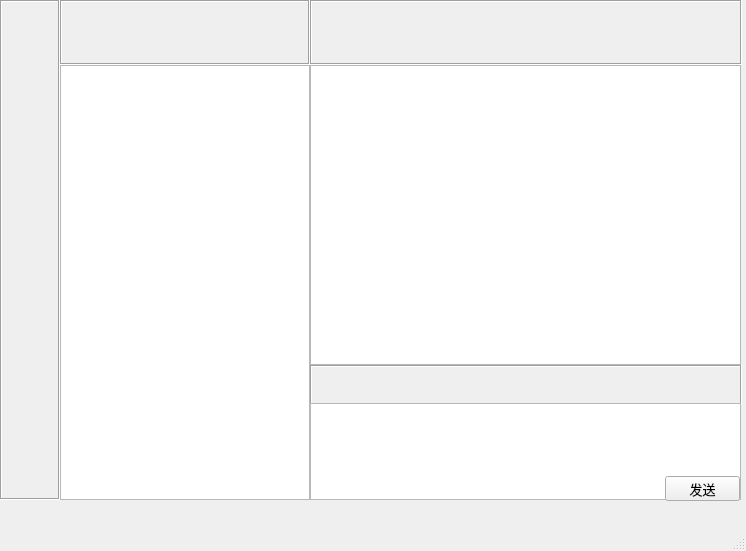
<?xml version="1.0" encoding="UTF-8"?>
<ui version="4.0">
 <class>MainWindow</class>
 <widget class="QMainWindow" name="MainWindow">
  <property name="geometry">
   <rect>
    <x>0</x>
    <y>0</y>
    <width>746</width>
    <height>551</height>
   </rect>
  </property>
  <property name="windowTitle">
   <string>MainWindow</string>
  </property>
  <widget class="QWidget" name="centralwidget">
   <widget class="QLabel" name="label">
    <property name="geometry">
     <rect>
      <x>0</x>
      <y>0</y>
      <width>60</width>
      <height>500</height>
     </rect>
    </property>
    <property name="frameShape">
     <enum>QFrame::Box</enum>
    </property>
    <property name="frameShadow">
     <enum>QFrame::Sunken</enum>
    </property>
    <property name="text">
     <string/>
    </property>
    <property name="pixmap">
     <pixmap resource="resourceFile.qrc">:/bar.jpg</pixmap>
    </property>
   </widget>
   <widget class="QLabel" name="label_2">
    <property name="geometry">
     <rect>
      <x>60</x>
      <y>0</y>
      <width>250</width>
      <height>65</height>
     </rect>
    </property>
    <property name="frameShape">
     <enum>QFrame::Box</enum>
    </property>
    <property name="frameShadow">
     <enum>QFrame::Sunken</enum>
    </property>
    <property name="text">
     <string/>
    </property>
    <property name="pixmap">
     <pixmap resource="resourceFile.qrc">:/search.jpg</pixmap>
    </property>
   </widget>
   <widget class="QPushButton" name="searchPushButton">
    <property name="geometry">
     <rect>
      <x>74</x>
      <y>25</y>
      <width>191</width>
      <height>26</height>
     </rect>
    </property>
    <property name="text">
     <string/>
    </property>
    <property name="flat">
     <bool>true</bool>
    </property>
   </widget>
   <widget class="QTableWidget" name="userListTableWidget">
    <property name="geometry">
     <rect>
      <x>60</x>
      <y>65</y>
      <width>250</width>
      <height>435</height>
     </rect>
    </property>
    <property name="font">
     <font>
      <family>微软雅黑</family>
      <pointsize>14</pointsize>
     </font>
    </property>
    <property name="selectionMode">
     <enum>QAbstractItemView::SingleSelection</enum>
    </property>
    <property name="selectionBehavior">
     <enum>QAbstractItemView::SelectRows</enum>
    </property>
    <property name="showGrid">
     <bool>false</bool>
    </property>
    <attribute name="horizontalHeaderVisible">
     <bool>false</bool>
    </attribute>
    <attribute name="horizontalHeaderDefaultSectionSize">
     <number>250</number>
    </attribute>
    <attribute name="verticalHeaderVisible">
     <bool>false</bool>
    </attribute>
   </widget>
   <widget class="QLabel" name="userLabel">
    <property name="geometry">
     <rect>
      <x>311</x>
      <y>1</y>
      <width>121</width>
      <height>62</height>
     </rect>
    </property>
    <property name="font">
     <font>
      <family>黑体</family>
      <pointsize>16</pointsize>
     </font>
    </property>
    <property name="text">
     <string/>
    </property>
   </widget>
   <widget class="QLabel" name="label_3">
    <property name="geometry">
     <rect>
      <x>310</x>
      <y>0</y>
      <width>432</width>
      <height>65</height>
     </rect>
    </property>
    <property name="frameShape">
     <enum>QFrame::Box</enum>
    </property>
    <property name="frameShadow">
     <enum>QFrame::Sunken</enum>
    </property>
    <property name="text">
     <string/>
    </property>
    <property name="pixmap">
     <pixmap resource="resourceFile.qrc">:/title.jpg</pixmap>
    </property>
   </widget>
   <widget class="QTextBrowser" name="chatTextBrowser">
    <property name="geometry">
     <rect>
      <x>310</x>
      <y>65</y>
      <width>431</width>
      <height>300</height>
     </rect>
    </property>
   </widget>
   <widget class="QPushButton" name="transPushButton">
    <property name="geometry">
     <rect>
      <x>350</x>
      <y>375</y>
      <width>31</width>
      <height>23</height>
     </rect>
    </property>
    <property name="text">
     <string/>
    </property>
    <property name="flat">
     <bool>true</bool>
    </property>
   </widget>
   <widget class="QLabel" name="label_5">
    <property name="geometry">
     <rect>
      <x>310</x>
      <y>365</y>
      <width>432</width>
      <height>40</height>
     </rect>
    </property>
    <property name="frameShape">
     <enum>QFrame::Box</enum>
    </property>
    <property name="frameShadow">
     <enum>QFrame::Sunken</enum>
    </property>
    <property name="text">
     <string/>
    </property>
    <property name="pixmap">
     <pixmap resource="resourceFile.qrc">:/tool.jpg</pixmap>
    </property>
   </widget>
   <widget class="QTextEdit" name="chatTextEdit">
    <property name="geometry">
     <rect>
      <x>310</x>
      <y>403</y>
      <width>431</width>
      <height>97</height>
     </rect>
    </property>
   </widget>
   <widget class="QPushButton" name="sendPushButton">
    <property name="geometry">
     <rect>
      <x>665</x>
      <y>476</y>
      <width>75</width>
      <height>25</height>
     </rect>
    </property>
    <property name="font">
     <font>
      <family>微软雅黑</family>
      <pointsize>10</pointsize>
     </font>
    </property>
    <property name="text">
     <string>发送</string>
    </property>
   </widget>
  </widget>
  <widget class="QMenuBar" name="menubar">
   <property name="geometry">
    <rect>
     <x>0</x>
     <y>0</y>
     <width>746</width>
     <height>25</height>
    </rect>
   </property>
  </widget>
  <widget class="QStatusBar" name="statusbar"/>
 </widget>
 <resources>
  <include location="resourceFile.qrc"/>
 </resources>
 <connections/>
</ui>
